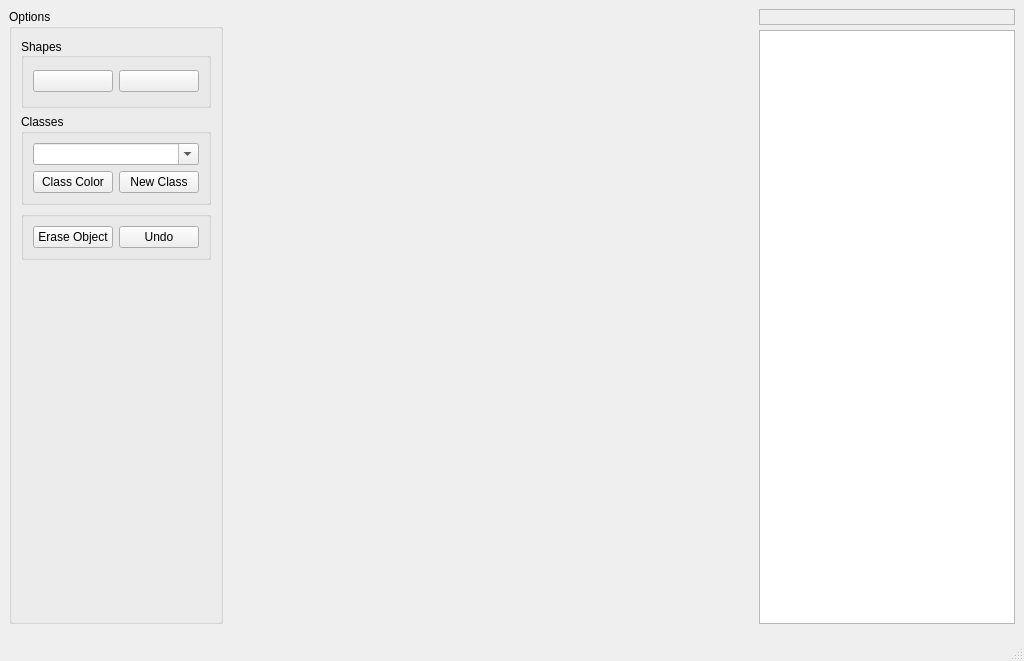
<?xml version="1.0" encoding="UTF-8"?>
<ui version="4.0">
 <class>marK</class>
 <widget class="QMainWindow" name="marK">
  <property name="geometry">
   <rect>
    <x>0</x>
    <y>0</y>
    <width>1024</width>
    <height>661</height>
   </rect>
  </property>
  <property name="windowTitle">
   <string>marK</string>
  </property>
  <widget class="QWidget" name="centralWidget">
   <layout class="QHBoxLayout" name="horizontalLayout">
    <property name="spacing">
     <number>5</number>
    </property>
    <property name="bottomMargin">
     <number>15</number>
    </property>
    <item>
     <widget class="QGroupBox" name="groupBox">
      <property name="sizePolicy">
       <sizepolicy hsizetype="Fixed" vsizetype="Preferred">
        <horstretch>0</horstretch>
        <verstretch>0</verstretch>
       </sizepolicy>
      </property>
      <property name="minimumSize">
       <size>
        <width>70</width>
        <height>0</height>
       </size>
      </property>
      <property name="title">
       <string>Options</string>
      </property>
      <layout class="QVBoxLayout" name="verticalLayout">
       <property name="bottomMargin">
        <number>6</number>
       </property>
       <item>
        <widget class="QGroupBox" name="groupBox_2">
         <property name="sizePolicy">
          <sizepolicy hsizetype="Minimum" vsizetype="Fixed">
           <horstretch>0</horstretch>
           <verstretch>0</verstretch>
          </sizepolicy>
         </property>
         <property name="minimumSize">
          <size>
           <width>70</width>
           <height>70</height>
          </size>
         </property>
         <property name="maximumSize">
          <size>
           <width>16777215</width>
           <height>70</height>
          </size>
         </property>
         <property name="layoutDirection">
          <enum>Qt::LeftToRight</enum>
         </property>
         <property name="title">
          <string>Shapes</string>
         </property>
         <property name="alignment">
          <set>Qt::AlignLeading|Qt::AlignLeft|Qt::AlignVCenter</set>
         </property>
         <layout class="QGridLayout" name="gridLayout_2">
          <item row="0" column="0">
           <widget class="QPushButton" name="polygonButton">
            <property name="sizePolicy">
             <sizepolicy hsizetype="Minimum" vsizetype="Fixed">
              <horstretch>0</horstretch>
              <verstretch>0</verstretch>
             </sizepolicy>
            </property>
            <property name="maximumSize">
             <size>
              <width>16777000</width>
              <height>16777000</height>
             </size>
            </property>
            <property name="focusPolicy">
             <enum>Qt::NoFocus</enum>
            </property>
            <property name="text">
             <string/>
            </property>
           </widget>
          </item>
           <!---<item row="0" column="3">
           <widget class="QPushButton" name="pushButton_6">
            <property name="sizePolicy">
             <sizepolicy hsizetype="Minimum" vsizetype="Fixed">
              <horstretch>0</horstretch>
              <verstretch>0</verstretch>
             </sizepolicy>
            </property>
            <property name="focusPolicy">
             <enum>Qt::NoFocus</enum>
            </property>
            <property name="text">
             <string/>
            </property>
            <property name="icon">
             <iconset>
              <normaloff>../icons/triangle_icon.png</normaloff>../icons/triangle_icon.png</iconset>
            </property>
           </widget>
           </item>-->
          <item row="0" column="1">
           <widget class="QPushButton" name="rectButton">
            <property name="sizePolicy">
             <sizepolicy hsizetype="Minimum" vsizetype="Fixed">
              <horstretch>0</horstretch>
              <verstretch>0</verstretch>
             </sizepolicy>
            </property>
            <property name="focusPolicy">
             <enum>Qt::NoFocus</enum>
            </property>
            <property name="text">
             <string/>
            </property>
           </widget>
          </item>
          <!---<item row="0" column="2">
           <widget class="QPushButton" name="pushButton_3">
            <property name="sizePolicy">
             <sizepolicy hsizetype="Minimum" vsizetype="Fixed">
              <horstretch>0</horstretch>
              <verstretch>0</verstretch>
             </sizepolicy>
            </property>
            <property name="maximumSize">
             <size>
              <width>16777000</width>
              <height>16777000</height>
             </size>
            </property>
            <property name="focusPolicy">
             <enum>Qt::NoFocus</enum>
            </property>
            <property name="text">
             <string/>
            </property>
            <property name="icon">
             <iconset>
              <normaloff>../icons/circle_icon.png</normaloff>../icons/circle_icon.png</iconset>
            </property>
           </widget>
          </item>-->
         </layout>
        </widget>
       </item>
       <item>
        <widget class="QGroupBox" name="classesGroup">
         <property name="sizePolicy">
          <sizepolicy hsizetype="Minimum" vsizetype="Fixed">
           <horstretch>0</horstretch>
           <verstretch>0</verstretch>
          </sizepolicy>
         </property>
         <property name="minimumSize">
          <size>
           <width>70</width>
           <height>0</height>
          </size>
         </property>
         <property name="title">
          <string>Classes</string>
         </property>
         <layout class="QGridLayout" name="gridLayout_3">
          <item row="0" column="0" colspan="2">
           <widget class="QComboBox" name="comboBox">
            <property name="editable">
             <bool>true</bool>
            </property>
           </widget>
          </item>
          <item row="1" column="0">
           <widget class="QPushButton" name="selectClassColorButton">
            <property name="focusPolicy">
             <enum>Qt::NoFocus</enum>
            </property>
            <property name="text">
             <string>Class Color</string>
            </property>
           </widget>
          </item>
          <item row="1" column="1">
           <widget class="QPushButton" name="newClassButton">
            <property name="focusPolicy">
             <enum>Qt::NoFocus</enum>
            </property>
            <property name="text">
             <string>New Class</string>
            </property>
           </widget>
          </item>
         </layout>
        </widget>
       </item>
       <item>
        <widget class="QGroupBox" name="groupBox_4">
         <property name="sizePolicy">
          <sizepolicy hsizetype="Minimum" vsizetype="Fixed">
           <horstretch>0</horstretch>
           <verstretch>0</verstretch>
          </sizepolicy>
         </property>
         <property name="minimumSize">
          <size>
           <width>0</width>
           <height>20</height>
          </size>
         </property>
         <property name="title">
          <string/>
         </property>
         <layout class="QGridLayout" name="gridLayout">
          <item row="0" column="0">
           <widget class="QPushButton" name="pushButton_8">
            <property name="sizePolicy">
             <sizepolicy hsizetype="Minimum" vsizetype="Minimum">
              <horstretch>0</horstretch>
              <verstretch>0</verstretch>
             </sizepolicy>
            </property>
            <property name="minimumSize">
             <size>
              <width>0</width>
              <height>20</height>
             </size>
            </property>
            <property name="focusPolicy">
             <enum>Qt::NoFocus</enum>
            </property>
            <property name="text">
             <string>Erase Object</string>
            </property>
           </widget>
          </item>
          <item row="0" column="1">
           <widget class="QPushButton" name="undoButton">
            <property name="sizePolicy">
             <sizepolicy hsizetype="Minimum" vsizetype="Minimum">
              <horstretch>0</horstretch>
              <verstretch>0</verstretch>
             </sizepolicy>
            </property>
            <property name="minimumSize">
             <size>
              <width>0</width>
              <height>20</height>
             </size>
            </property>
            <property name="focusPolicy">
             <enum>Qt::NoFocus</enum>
            </property>
            <property name="text">
             <string>Undo</string>
            </property>
           </widget>
          </item>
         </layout>
        </widget>
       </item>
       <item>
        <spacer name="verticalSpacer">
         <property name="orientation">
          <enum>Qt::Vertical</enum>
         </property>
         <property name="sizeType">
          <enum>QSizePolicy::MinimumExpanding</enum>
         </property>
         <property name="sizeHint" stdset="0">
          <size>
           <width>20</width>
           <height>320</height>
          </size>
         </property>
        </spacer>
       </item>
      </layout>
     </widget>
    </item>
    <item>
     <widget class="AnnotatorWidget" name="annotatorWidget">
      <property name="sizePolicy">
       <sizepolicy hsizetype="Expanding" vsizetype="Expanding">
        <horstretch>0</horstretch>
        <verstretch>0</verstretch>
       </sizepolicy>
      </property>
      <property name="minimumSize">
       <size>
        <width>0</width>
        <height>0</height>
       </size>
      </property>
      <property name="focusPolicy">
       <enum>Qt::NoFocus</enum>
      </property>
     </widget>
    </item>
    <item>
     <layout class="QVBoxLayout" name="verticalLayout_2">
      <property name="leftMargin">
       <number>0</number>
      </property>
      <item>
       <widget class="QLabel" name="listLabel">
        <property name="minimumSize">
         <size>
          <width>70</width>
          <height>0</height>
         </size>
        </property>
        <property name="maximumSize">
         <size>
          <width>260</width>
          <height>16777215</height>
         </size>
        </property>
        <property name="autoFillBackground">
         <bool>false</bool>
        </property>
        <property name="frameShape">
         <enum>QFrame::StyledPanel</enum>
        </property>
        <property name="frameShadow">
         <enum>QFrame::Sunken</enum>
        </property>
        <property name="text">
         <string/>
        </property>
        <property name="wordWrap">
         <bool>false</bool>
        </property>
       </widget>
      </item>
      <item>
       <widget class="QListWidget" name="listWidget">
        <property name="sizePolicy">
         <sizepolicy hsizetype="Fixed" vsizetype="Expanding">
          <horstretch>0</horstretch>
          <verstretch>0</verstretch>
         </sizepolicy>
        </property>
        <property name="minimumSize">
         <size>
          <width>70</width>
          <height>0</height>
         </size>
        </property>
        <property name="focusPolicy">
         <enum>Qt::NoFocus</enum>
        </property>
        <property name="layoutDirection">
         <enum>Qt::LeftToRight</enum>
        </property>
        <property name="frameShape">
         <enum>QFrame::StyledPanel</enum>
        </property>
        <property name="iconSize">
         <size>
          <width>20</width>
          <height>20</height>
         </size>
        </property>
        <property name="textElideMode">
         <enum>Qt::ElideRight</enum>
        </property>
        <property name="isWrapping" stdset="0">
         <bool>false</bool>
        </property>
        <property name="resizeMode">
         <enum>QListView::Adjust</enum>
        </property>
        <property name="layoutMode">
         <enum>QListView::SinglePass</enum>
        </property>
        <property name="spacing">
         <number>0</number>
        </property>
        <property name="gridSize">
         <size>
          <width>70</width>
          <height>30</height>
         </size>
        </property>
        <property name="viewMode">
         <enum>QListView::ListMode</enum>
        </property>
        <property name="uniformItemSizes">
         <bool>true</bool>
        </property>
        <property name="wordWrap">
         <bool>false</bool>
        </property>
        <property name="selectionRectVisible">
         <bool>true</bool>
        </property>
       </widget>
      </item>
     </layout>
    </item>
   </layout>
  </widget>
  <widget class="QMenuBar" name="menuBar">
   <property name="geometry">
    <rect>
     <x>0</x>
     <y>0</y>
     <width>1024</width>
     <height>22</height>
    </rect>
   </property>
  </widget>
  <widget class="QStatusBar" name="statusBar"/>
 </widget>

 <customwidgets>
  <customwidget>
   <class>AnnotatorWidget</class>
   <extends>QWidget</extends>
   <header>src/annotatorwidget.h</header>
   <container>1</container>
  </customwidget>
 </customwidgets>
 <resources/>
 <connections/>
</ui>
